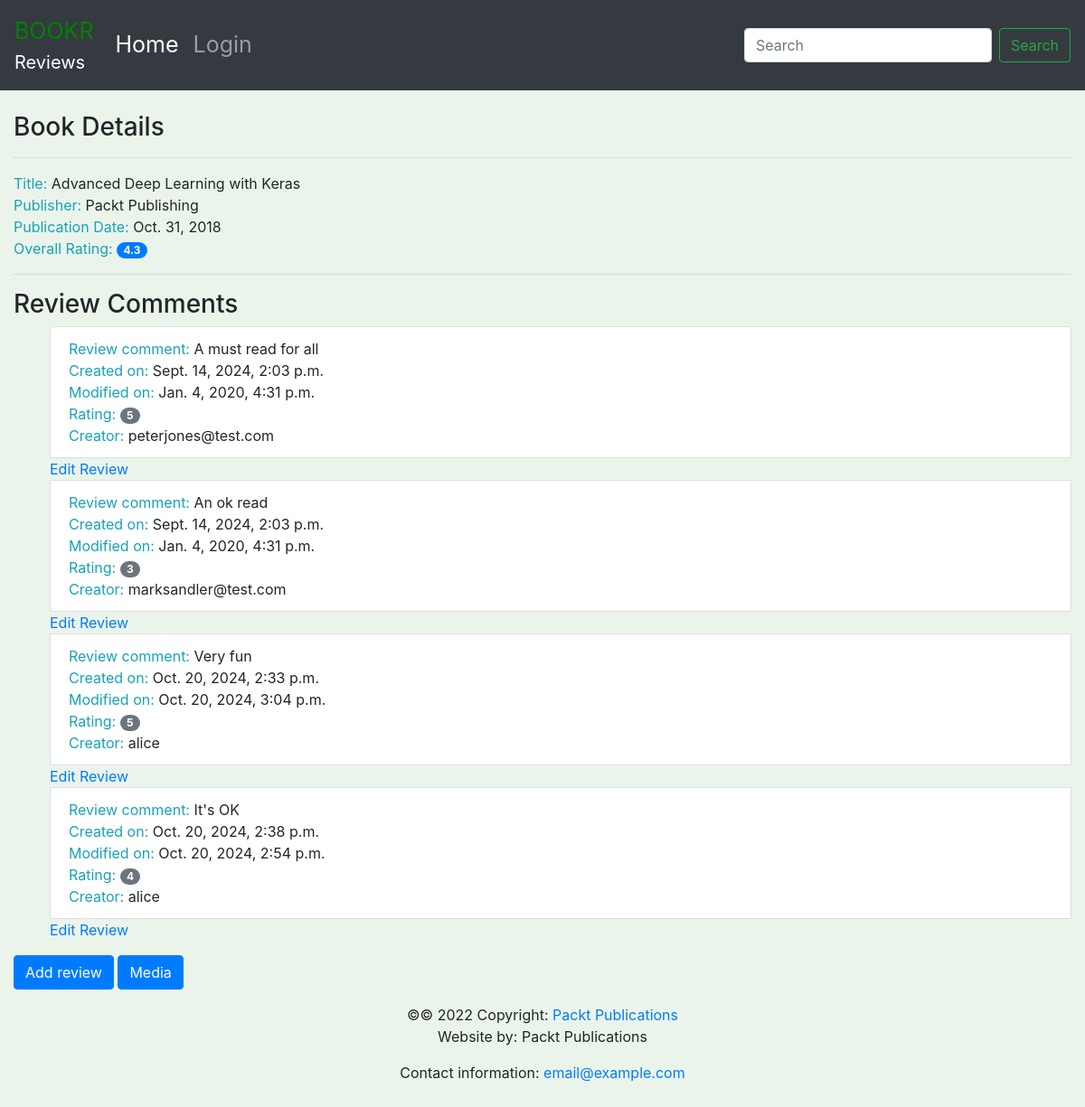
Page /books/1/ on the committed database.
### reviews/models.py (models this page shows, shortened)
class Book(models.Model):
  title = models.CharField(
  max_length=70,
  help_text="The title of the book.")
  publication_date = models.DateField(
  verbose_name="Date the book was published.")
  isbn = models.CharField(
  max_length=20,
  verbose_name="ISBN number of the book.")
  publisher = models.ForeignKey(
  Publisher,
  on_delete=models.CASCADE)
  contributors = models.ManyToManyField(
  'Contributor',
  through="BookContributor")
  cover = models.ImageField(upload_to='book_covers/', null=True, blank=True)
  sample = models.FileField(upload_to='book_samples/', null=True, blank=True)
  def get_overall_rating(self):
      reviews = self.review_set.all()
      if reviews.exists():
          return sum([Review.rating for Review in reviews]) / reviews.count()
      return None

class Publisher(models.Model):
  name = models.CharField(
  max_length=50,
  help_text="The name of the Publisher.")
  website = models.URLField(
  help_text="The Publisher's website.")
  email = models.EmailField(
  help_text="The Publisher's email address.")
  def __str__(self):
    return self.name

class Review(models.Model):
 content = models.TextField(help_text="The Review text.")
 rating = models.IntegerField(help_text="The rating the reviewer has given.")
 date_created = models.DateTimeField(
 auto_now_add=True,
 help_text="The date and time the review was created.")
 date_edited = models.DateTimeField(
 null=True,
 help_text="The date and time the review was last edited.")
 creator = models.ForeignKey(
 auth.get_user_model(),
 on_delete=models.CASCADE)
 book = models.ForeignKey(
 Book,
 on_delete=models.CASCADE,
 help_text="The Book that this review is for.")

### reviews/views.py (the view)
# urls.py: path('books/<int:id>/', views.book_detail, name='book_detail'),
def book_detail(request, id):
    book = get_object_or_404(Book, id=id)
    reviews = Review.objects.filter(book=book)
    return render(request, 'reviews/book_detail.html', {'book': book, 'reviews': reviews})

### reviews/templates/reviews/book_detail.html (shortened to what this page needs)
{% extends 'base.html' %}
{% block content %}
      <br>
      <h3>Book Details</h3>
      <hr>
      <span class="text-info">Title: </span> <span>{{ book.title }}</span>
      <br>
      <span class="text-info">Publisher: </span><span>{{ book.publisher }}</span>
      <br>
      <span class="text-info">Publication Date: </span><span>{{ book.publication_date }}</span>
      <br>
      {% if not reviews %}
            <hr>
            <h3>Be the first one to write a review.</h3>
      {% else %}
            <span class="text-info">Overall Rating: </span>
            <span class="badge badge-primary badge-pill">
                {% if book.get_overall_rating %}
                    {{ book.get_overall_rating|floatformat:1 }}
                {% else %}
                    No ratings yet
                {% endif %}
            </span>
            <br>
            <hr>
            <h3>Review Comments</h3>
            <ul>
            {% for review in reviews %}
                  <li class="list-group-item">
                        <span class="text-info">Review comment: </span> <span>{{ review.content }}</span>
                        <br>
                        <span class="text-info">Created on: </span><span>{{ review.date_created }}</span>
                        <br>
                        <span class="text-info">Modified on: </span><span>{{ review.date_edited }}</span>
                        <br>
                        <span class="text-info">Rating: </span><span class="badge badge-secondary badge-pill">{{ review.rating }}</span>
                        <br>
                        <span class="text-info">Creator: </span><span>{{ review.creator.username }}</span>
                        <br>
                  </li>
                    <div>
                      <a href="{% url 'review_edit' book.pk review.pk %}">Edit Review</a>
                    </div>
            {% endfor %}
            </ul>
            <a href="{% url 'review_create' book.pk %}" class="btn btn-primary">Add review</a>
          <a href="{% url 'book_media' book.id %}" class="btn btn-primary"> Media</a>
      {% endif %}
{% endblock %}

### templates/base.html (shortened to what this page needs)
<!doctype html>
<html lang="en">
  <head>
    <link rel="stylesheet" href="https://stackpath.bootstrapcdn.com/bootstrap/4.4.1/css/bootstrap.min.css">
    <link rel="stylesheet" href="https://cdnjs.cloudflare.com/ajax/libs/font-awesome/4.7.0/css/font-awesome.min.css">
  </head>
  <body>
        <nav class="navbar navbar-expand-sm navbar-dark bg-dark sticky-top">
          <a class="navbar-brand" href="/"style="color: green;">BOOKR
          <small class="d-block" style="color: white;">Reviews</small>
          </a>
          <div class="collapse navbar-collapse" id="navbarSupportedContent">
            <ul class="navbar-nav mr-auto">
              <li class="nav-item active">
                <a class="nav-link" href="/books/">Home <span class="sr-only">(current)</span></a>
              </li>
            {% if user.is_authenticated %}
              <li class="nav-item">
                <a class="nav-link" href="/accounts/logout">Logout</a>
              </li>
            {% else %}
                <li class="nav-item">
             <a class="nav-link" href="/accounts/login">Login</a>
              </li>
            {% endif %}
            </ul>
             <form class="form-inline my-2 my-lg-0" method="get" action="{% url 'book_search' %}">
                <input class="form-control mr-sm-2" type="search" placeholder="Search" aria-label="Search" name="search" value="{{ search_text|default:'' }}" required minlength="3">
                <button class="btn btn-outline-success my-2 my-sm-0" type="submit">Search</button>
            </form>
          </div>
        </nav>
    <div class="container-fluid">
         {% block content %}{% endblock %}
  <footer class="page-footer font-small blue">
    <div class="footer-copyright text-center py-3">&copy;© 2022 Copyright:
      <a href="https://www.packtpub.com"> Packt Publications</a>
      <p>Website by: Packt Publications</p>
      <p>Contact information: <a href="mailto:email@example.com">email@example.com</a></p>
    </div>
  </footer>
  </body>
</html>

### templates/base.html (style rules this page uses)
.navbar { min-height: 100px; font-size: 25px; }
.navbar-brand { font-size: 25px; }
body { background-color:hsl(121, 30%, 94%) }

### rows in the picture
Book: title "Advanced Deep Learning with Keras", publisher "Packt Publishing", publication_date "Oct. 31, 2018", get_overall_rating "4.3"
Review: content "A must read for all", date_created "Sept. 14, 2024, 2:03 p.m.", date_edited "Jan. 4, 2020, 4:31 p.m.", rating "5", creator.username "peterjones@test.com"
Review: content "An ok read", date_created "Sept. 14, 2024, 2:03 p.m.", date_edited "Jan. 4, 2020, 4:31 p.m.", rating "3", creator.username "marksandler@test.com"
Review: content "Very fun", date_created "Oct. 20, 2024, 2:33 p.m.", date_edited "Oct. 20, 2024, 3:04 p.m.", rating "5", creator.username "alice"
Review: content "It's OK", date_created "Oct. 20, 2024, 2:38 p.m.", date_edited "Oct. 20, 2024, 2:54 p.m.", rating "4", creator.username "alice"
